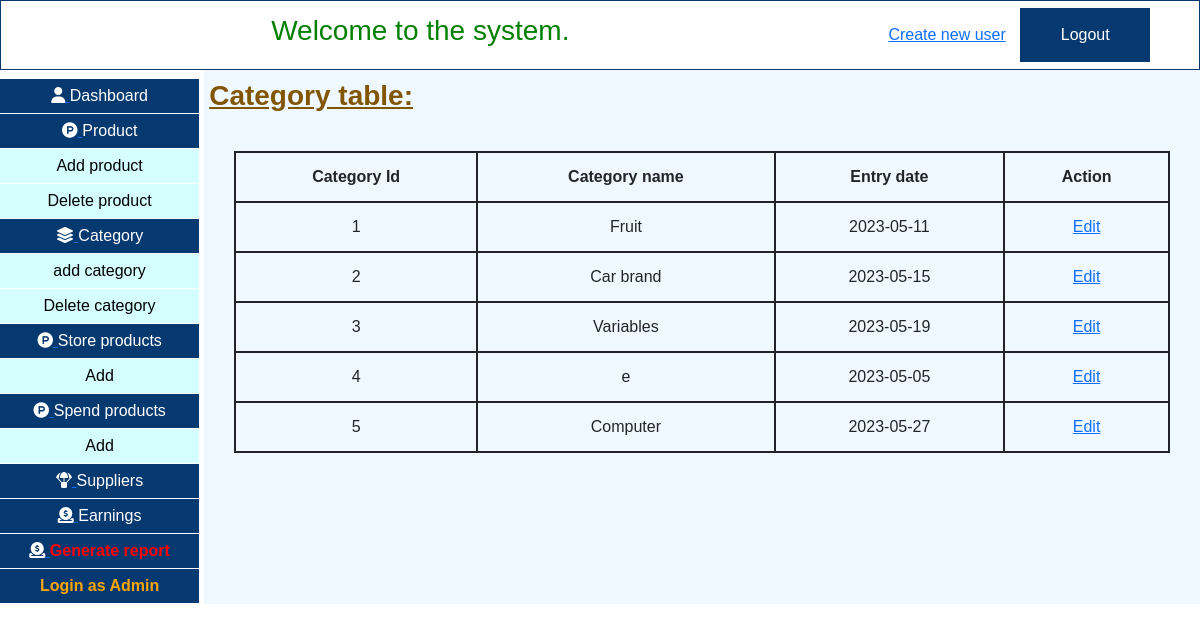
/ims/php/viewCategory.php (signed in), run on the app's committed database.
### tables this page shows
CREATE TABLE `category` (
  `category_id` int(11) NOT NULL,
  `category_name` varchar(30) NOT NULL,
  `category_entry_date` date NOT NULL
);

### ims/php/viewCategory.php (the view, shortened to what this page needs)
<!DOCTYPE html>
<html lang="en">
<head>
    <link href="https://cdn.jsdelivr.net/npm/bootstrap@5.0.2/dist/css/bootstrap.min.css" rel="stylesheet">
    <link rel="stylesheet" href="../css/afterLoginNavBar.css">
    <link rel="stylesheet" href="../css/admin_deshboard.css">
</head>
<body>
        <?php include "afterLoginNavBar.php"; ?>
        <div class="main_div">
            <div style="margin-top:10px" class="left_side">
                <?php include "leftSideSheared.php"; ?>
            </div>
            <div   class="right_side">
            <h3 style="margin-top: 10px;
    color: rgb(129, 85, 2); margin-left: 5px; font-weight:bold;text-decoration:underline;">Category table: </h3>
            <table style="margin:30px">
                <tr>
                    <th>Category Id</th>
                    <th>Category name</th>
                    <th>Entry date</th>
                    <th>Action</th>
                </tr>
                <?php
                    include "../backEndCode/databaseConnection.php";
                    $sql = "SELECT * FROM category";
                    $query = $connection->query($sql);
                    while($data = mysqli_fetch_array($query)){
                        $show_id = $data['category_id'];
                        $show_name = $data['category_name'];
                        $show_date = $data['category_entry_date'];
                        echo "<tr><td>$show_id</td><td>$show_name</td><td>$show_date</td>
                        <td><a href='editCategory.php?name=$show_name'>Edit</a></td></tr>";
                    }
                ?>
            </table>
            </div>
        </div>
</body>
</html>

### ims/css/admin_deshboard.css (style rules this page uses)
body { margin:0; padding: 0; font-family: Arial, Helvetica, sans-serif; }
.main_div { margin-top: 45px; display: flex; flex-direction: row; }
.left_side { flex: 0.2; height: 100%; background-color: #063970; }
.right_side { flex: 1; margin-left: 5px; display: flex; flex-direction: column; background-color: aliceblue; }
h3 { color: green; }

### ims/php/viewCategory.php (style rules this page uses)
table, th, td { border: 1px solid; padding: 15px; border-collapse: collapse; border-width: 2px; text-align: center; }

### data on the page
category: category_id "1", category_name "Fruit", category_entry_date "2023-05-11"
category: category_id "2", category_name "Car brand", category_entry_date "2023-05-15"
category: category_id "3", category_name "Variables", category_entry_date "2023-05-19"
category: category_id "4", category_name "e", category_entry_date "2023-05-05"
category: category_id "5", category_name "Computer", category_entry_date "2023-05-27"
